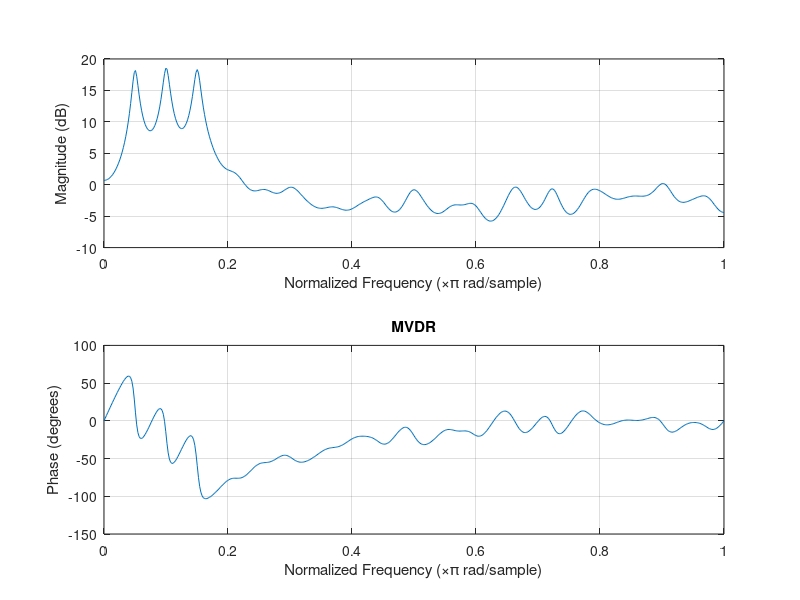

This chart was generated by the following MATLAB code:
function [an,e] = mvdr()

clc
clear all

f1=0.1;f2=0.2;f3=0.3;
t=0:0.25:64;
x=awgn(cos(2*pi*f1*t)+cos(2*pi*f2*t)+cos(2*pi*f3*t),10);
% x=awgn(cos(2*pi*f1*t)+cos(2*pi*f2*t)+cos(2*pi*f3*t),20);
% x=awgn(cos(2*pi*f1*t)+cos(2*pi*f2*t)+cos(2*pi*f3*t),30);
x=x';               % x=num2cell(x);
m=59;
R = xcorr(x,m);

Rm = toeplitz(R(1+m+(0:m)));
iRm = inv(Rm);

N = 2^10;
w = (0:(N-1))/N;
for k = 1:length(w)
    V(:,k) = exp(1i*w(k)*pi*(0:m))';
end
for k = 1:length(w)
    P(k) = 1./(V(:,k)'*iRm*V(:,k));
end

R2 = real(fft([P fliplr(P(2:end))]));
Rm2 = toeplitz(R2(1+(0:m)));
iRm2 = inv(Rm2);
an = [1 zeros(1,m)]*iRm2;
an = an/an(1);
e = an*Rm2*an';
% plot(an)
freqz(1,an)
title('MVDR'); 